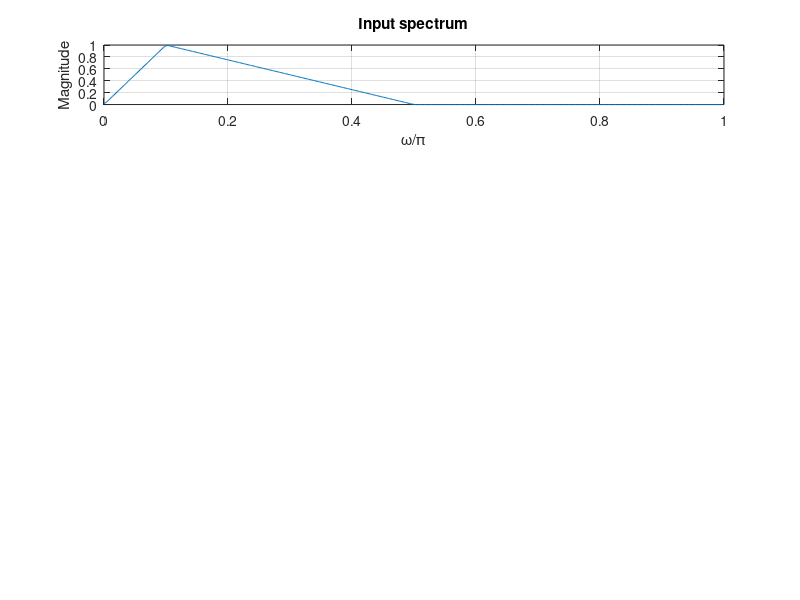

Source code (MATLAB): (Note: this script raises an error after producing the figure.)
% Ex_VIII_2.m
% Example VIII 2)
% Interpolator /Decimator sequence with subsequent filter
%
% Note that the spectrum of the exercise description should be bandlimited to 0.5
% because otherwise decimation by 10 would cause detoriation!
clf;
freq = [0 0.1 0.1+eps 0.5 1]; mag = [0 1 1 0 0]; % Set spectrum
x = fir2(511, freq, mag); % and use fir2 to create a bandlimited input sequence
% Evaluate and plot the input spectrum
[X, w] = freqz(x, 1, 512);
subplot(5,1,1);
%stem([0:length(x)-1],x);
plot(w/pi, abs(X)); axis([0 1 0 1]); grid
xlabel('\omega/\pi'); ylabel('Magnitude');
title('Input spectrum');

v1=up_sample(x,5);
[V1, w] = freqz(v1, 1, 512);
subplot(5,1,2);
%stem([0:length(v1)-1],v1);
plot(w/pi, abs(V1)); axis([0 1 0 1]); grid
xlabel('\omega/\pi'); ylabel('Magnitude');
title('Spectrum after Upsampling by 5');

v2=down_sample(v1,5);
[V2, w] = freqz(v2, 1, 512);
subplot(5,1,3);
%stem([0:length(v2)-1],v2);
plot(w/pi, abs(V2)); axis([0 1 0 1]); grid
xlabel('\omega/\pi'); ylabel('Magnitude');
title('Spectrum after Down-Sampling by 5');

v3=down_sample(v2,2);
[V3, w] = freqz(v3, 1, 512);
subplot(5,1,4);
%stem([0:length(v2)-1],v3);
plot(w/pi, abs(V3)); axis([0 1 0 1]); grid
xlabel('\omega/\pi'); ylabel('Magnitude');
title('Spectrum after Down-Sampling by 2');

v4=up_sample(v3,2);
[V4, w] = freqz(v4, 1, 512);
subplot(5,1,5);
%stem([0:length(v2)-1],v3);
plot(w/pi, abs(V4)); axis([0 1 0 1]); grid
xlabel('\omega/\pi'); ylabel('Magnitude');
title('Spectrum after Upsampling by 2');